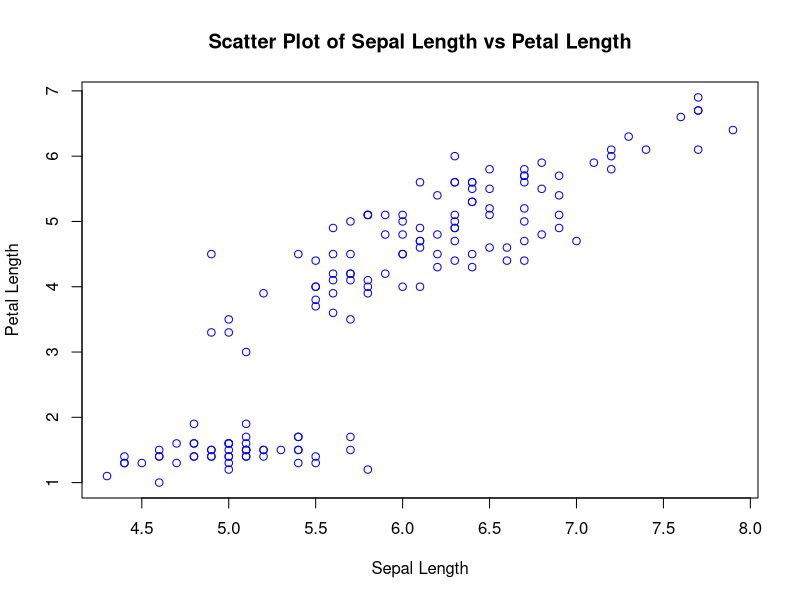

Generate this figure with R:
data(iris)
plot(iris$Sepal.Length,iris$Petal.Length,main="Scatter Plot of Sepal Length vs Petal Length",xlab="Sepal Length",ylab="Petal Length",col="blue")
png(filename = "iris_scatterplot.png", width = 2000, height = 1500, res = 300)
